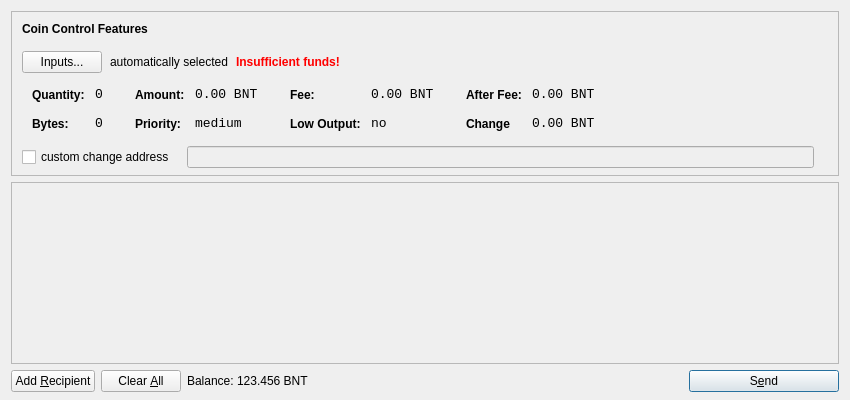
<?xml version="1.0" encoding="UTF-8"?>
<ui version="4.0">
 <class>SendCoinsDialog</class>
 <widget class="QDialog" name="SendCoinsDialog">
  <property name="geometry">
   <rect>
    <x>0</x>
    <y>0</y>
    <width>850</width>
    <height>400</height>
   </rect>
  </property>
  <property name="windowTitle">
   <string>Send Coins</string>
  </property>
  <layout class="QVBoxLayout" name="verticalLayout" stretch="0,1,0">
   <property name="bottomMargin">
    <number>8</number>
   </property>
   <item>
    <widget class="QFrame" name="frameCoinControl">
     <property name="sizePolicy">
      <sizepolicy hsizetype="Expanding" vsizetype="Expanding">
       <horstretch>0</horstretch>
       <verstretch>0</verstretch>
      </sizepolicy>
     </property>
     <property name="maximumSize">
      <size>
       <width>16777215</width>
       <height>16777215</height>
      </size>
     </property>
     <property name="frameShape">
      <enum>QFrame::StyledPanel</enum>
     </property>
     <property name="frameShadow">
      <enum>QFrame::Sunken</enum>
     </property>
     <layout class="QVBoxLayout" name="verticalLayoutCoinControl2">
      <property name="spacing">
       <number>-1</number>
      </property>
      <property name="leftMargin">
       <number>0</number>
      </property>
      <property name="topMargin">
       <number>0</number>
      </property>
      <property name="rightMargin">
       <number>0</number>
      </property>
      <property name="bottomMargin">
       <number>6</number>
      </property>
      <item>
       <layout class="QVBoxLayout" name="verticalLayoutCoinControl" stretch="0,0,0,0,1">
        <property name="spacing">
         <number>0</number>
        </property>
        <property name="leftMargin">
         <number>10</number>
        </property>
        <property name="topMargin">
         <number>10</number>
        </property>
        <item>
         <layout class="QHBoxLayout" name="horizontalLayoutCoinControl1">
          <property name="bottomMargin">
           <number>15</number>
          </property>
          <item>
           <widget class="QLabel" name="labelCoinControlFeatures">
            <property name="sizePolicy">
             <sizepolicy hsizetype="Preferred" vsizetype="Maximum">
              <horstretch>0</horstretch>
              <verstretch>0</verstretch>
             </sizepolicy>
            </property>
            <property name="font">
             <font>
              <weight>75</weight>
              <bold>true</bold>
             </font>
            </property>
            <property name="styleSheet">
             <string notr="true">font-weight:bold;</string>
            </property>
            <property name="text">
             <string>Coin Control Features</string>
            </property>
           </widget>
          </item>
         </layout>
        </item>
        <item>
         <layout class="QHBoxLayout" name="horizontalLayoutCoinControl2" stretch="0,0,0,0">
          <property name="spacing">
           <number>8</number>
          </property>
          <property name="bottomMargin">
           <number>10</number>
          </property>
          <item>
           <widget class="QPushButton" name="pushButtonCoinControl">
            <property name="styleSheet">
             <string notr="true"/>
            </property>
            <property name="text">
             <string>Inputs...</string>
            </property>
           </widget>
          </item>
          <item>
           <widget class="QLabel" name="labelCoinControlAutomaticallySelected">
            <property name="text">
             <string>automatically selected</string>
            </property>
            <property name="margin">
             <number>5</number>
            </property>
           </widget>
          </item>
          <item>
           <widget class="QLabel" name="labelCoinControlInsuffFunds">
            <property name="font">
             <font>
              <weight>75</weight>
              <bold>true</bold>
             </font>
            </property>
            <property name="styleSheet">
             <string notr="true">color:red;font-weight:bold;</string>
            </property>
            <property name="text">
             <string>Insufficient funds!</string>
            </property>
            <property name="margin">
             <number>5</number>
            </property>
           </widget>
          </item>
          <item>
           <spacer name="horizontalSpacerCoinControl">
            <property name="orientation">
             <enum>Qt::Horizontal</enum>
            </property>
            <property name="sizeHint" stdset="0">
             <size>
              <width>40</width>
              <height>1</height>
             </size>
            </property>
           </spacer>
          </item>
         </layout>
        </item>
        <item>
         <widget class="QWidget" name="widgetCoinControl" native="true">
          <property name="sizePolicy">
           <sizepolicy hsizetype="Preferred" vsizetype="Preferred">
            <horstretch>0</horstretch>
            <verstretch>0</verstretch>
           </sizepolicy>
          </property>
          <property name="minimumSize">
           <size>
            <width>0</width>
            <height>0</height>
           </size>
          </property>
          <property name="styleSheet">
           <string notr="true"/>
          </property>
          <layout class="QHBoxLayout" name="horizontalLayoutCoinControl5">
           <property name="margin">
            <number>0</number>
           </property>
           <item>
            <layout class="QHBoxLayout" name="horizontalLayoutCoinControl3" stretch="0,0,0,1">
             <property name="spacing">
              <number>20</number>
             </property>
             <property name="topMargin">
              <number>0</number>
             </property>
             <property name="bottomMargin">
              <number>10</number>
             </property>
             <item>
              <layout class="QFormLayout" name="formLayoutCoinControl1">
               <property name="horizontalSpacing">
                <number>10</number>
               </property>
               <property name="verticalSpacing">
                <number>14</number>
               </property>
               <property name="leftMargin">
                <number>10</number>
               </property>
               <property name="topMargin">
                <number>4</number>
               </property>
               <property name="rightMargin">
                <number>6</number>
               </property>
               <item row="0" column="0">
                <widget class="QLabel" name="labelCoinControlQuantityText">
                 <property name="styleSheet">
                  <string notr="true">font-weight:bold;</string>
                 </property>
                 <property name="text">
                  <string>Quantity:</string>
                 </property>
                 <property name="margin">
                  <number>0</number>
                 </property>
                </widget>
               </item>
               <item row="0" column="1">
                <widget class="QLabel" name="labelCoinControlQuantity">
                 <property name="font">
                  <font>
                   <family>Monospace</family>
                   <pointsize>10</pointsize>
                  </font>
                 </property>
                 <property name="cursor">
                  <cursorShape>IBeamCursor</cursorShape>
                 </property>
                 <property name="contextMenuPolicy">
                  <enum>Qt::ActionsContextMenu</enum>
                 </property>
                 <property name="text">
                  <string>0</string>
                 </property>
                 <property name="margin">
                  <number>0</number>
                 </property>
                 <property name="textInteractionFlags">
                  <set>Qt::LinksAccessibleByMouse|Qt::TextSelectableByKeyboard|Qt::TextSelectableByMouse</set>
                 </property>
                </widget>
               </item>
               <item row="1" column="0">
                <widget class="QLabel" name="labelCoinControlBytesText">
                 <property name="styleSheet">
                  <string notr="true">font-weight:bold;</string>
                 </property>
                 <property name="text">
                  <string>Bytes:</string>
                 </property>
                </widget>
               </item>
               <item row="1" column="1">
                <widget class="QLabel" name="labelCoinControlBytes">
                 <property name="font">
                  <font>
                   <family>Monospace</family>
                   <pointsize>10</pointsize>
                  </font>
                 </property>
                 <property name="cursor">
                  <cursorShape>IBeamCursor</cursorShape>
                 </property>
                 <property name="contextMenuPolicy">
                  <enum>Qt::ActionsContextMenu</enum>
                 </property>
                 <property name="text">
                  <string>0</string>
                 </property>
                 <property name="textInteractionFlags">
                  <set>Qt::LinksAccessibleByMouse|Qt::TextSelectableByKeyboard|Qt::TextSelectableByMouse</set>
                 </property>
                </widget>
               </item>
              </layout>
             </item>
             <item>
              <layout class="QFormLayout" name="formLayoutCoinControl2">
               <property name="horizontalSpacing">
                <number>10</number>
               </property>
               <property name="verticalSpacing">
                <number>14</number>
               </property>
               <property name="leftMargin">
                <number>6</number>
               </property>
               <property name="topMargin">
                <number>4</number>
               </property>
               <property name="rightMargin">
                <number>6</number>
               </property>
               <item row="0" column="0">
                <widget class="QLabel" name="labelCoinControlAmountText">
                 <property name="styleSheet">
                  <string notr="true">font-weight:bold;</string>
                 </property>
                 <property name="text">
                  <string>Amount:</string>
                 </property>
                 <property name="margin">
                  <number>0</number>
                 </property>
                </widget>
               </item>
               <item row="0" column="1">
                <widget class="QLabel" name="labelCoinControlAmount">
                 <property name="font">
                  <font>
                   <family>Monospace</family>
                   <pointsize>10</pointsize>
                  </font>
                 </property>
                 <property name="cursor">
                  <cursorShape>IBeamCursor</cursorShape>
                 </property>
                 <property name="contextMenuPolicy">
                  <enum>Qt::ActionsContextMenu</enum>
                 </property>
                 <property name="text">
                  <string>0.00 BNT</string>
                 </property>
                 <property name="textInteractionFlags">
                  <set>Qt::LinksAccessibleByMouse|Qt::TextSelectableByKeyboard|Qt::TextSelectableByMouse</set>
                 </property>
                </widget>
               </item>
               <item row="1" column="0">
                <widget class="QLabel" name="labelCoinControlPriorityText">
                 <property name="styleSheet">
                  <string notr="true">font-weight:bold;</string>
                 </property>
                 <property name="text">
                  <string>Priority:</string>
                 </property>
                </widget>
               </item>
               <item row="1" column="1">
                <widget class="QLabel" name="labelCoinControlPriority">
                 <property name="font">
                  <font>
                   <family>Monospace</family>
                   <pointsize>10</pointsize>
                  </font>
                 </property>
                 <property name="cursor">
                  <cursorShape>IBeamCursor</cursorShape>
                 </property>
                 <property name="contextMenuPolicy">
                  <enum>Qt::ActionsContextMenu</enum>
                 </property>
                 <property name="text">
                  <string>medium</string>
                 </property>
                 <property name="textInteractionFlags">
                  <set>Qt::LinksAccessibleByMouse|Qt::TextSelectableByKeyboard|Qt::TextSelectableByMouse</set>
                 </property>
                </widget>
               </item>
              </layout>
             </item>
             <item>
              <layout class="QFormLayout" name="formLayoutCoinControl3">
               <property name="horizontalSpacing">
                <number>10</number>
               </property>
               <property name="verticalSpacing">
                <number>14</number>
               </property>
               <property name="leftMargin">
                <number>6</number>
               </property>
               <property name="topMargin">
                <number>4</number>
               </property>
               <property name="rightMargin">
                <number>6</number>
               </property>
               <item row="0" column="0">
                <widget class="QLabel" name="labelCoinControlFeeText">
                 <property name="styleSheet">
                  <string notr="true">font-weight:bold;</string>
                 </property>
                 <property name="text">
                  <string>Fee:</string>
                 </property>
                 <property name="margin">
                  <number>0</number>
                 </property>
                </widget>
               </item>
               <item row="0" column="1">
                <widget class="QLabel" name="labelCoinControlFee">
                 <property name="font">
                  <font>
                   <family>Monospace</family>
                   <pointsize>10</pointsize>
                  </font>
                 </property>
                 <property name="cursor">
                  <cursorShape>IBeamCursor</cursorShape>
                 </property>
                 <property name="contextMenuPolicy">
                  <enum>Qt::ActionsContextMenu</enum>
                 </property>
                 <property name="text">
                  <string>0.00 BNT</string>
                 </property>
                 <property name="textInteractionFlags">
                  <set>Qt::LinksAccessibleByMouse|Qt::TextSelectableByKeyboard|Qt::TextSelectableByMouse</set>
                 </property>
                </widget>
               </item>
               <item row="1" column="0">
                <widget class="QLabel" name="labelCoinControlLowOutputText">
                 <property name="styleSheet">
                  <string notr="true">font-weight:bold;</string>
                 </property>
                 <property name="text">
                  <string>Low Output:</string>
                 </property>
                </widget>
               </item>
               <item row="1" column="1">
                <widget class="QLabel" name="labelCoinControlLowOutput">
                 <property name="font">
                  <font>
                   <family>Monospace</family>
                   <pointsize>10</pointsize>
                  </font>
                 </property>
                 <property name="cursor">
                  <cursorShape>IBeamCursor</cursorShape>
                 </property>
                 <property name="contextMenuPolicy">
                  <enum>Qt::ActionsContextMenu</enum>
                 </property>
                 <property name="text">
                  <string>no</string>
                 </property>
                 <property name="textInteractionFlags">
                  <set>Qt::LinksAccessibleByMouse|Qt::TextSelectableByKeyboard|Qt::TextSelectableByMouse</set>
                 </property>
                </widget>
               </item>
              </layout>
             </item>
             <item>
              <layout class="QFormLayout" name="formLayoutCoinControl4">
               <property name="horizontalSpacing">
                <number>10</number>
               </property>
               <property name="verticalSpacing">
                <number>14</number>
               </property>
               <property name="leftMargin">
                <number>6</number>
               </property>
               <property name="topMargin">
                <number>4</number>
               </property>
               <property name="rightMargin">
                <number>6</number>
               </property>
               <item row="0" column="0">
                <widget class="QLabel" name="labelCoinControlAfterFeeText">
                 <property name="styleSheet">
                  <string notr="true">font-weight:bold;</string>
                 </property>
                 <property name="text">
                  <string>After Fee:</string>
                 </property>
                 <property name="margin">
                  <number>0</number>
                 </property>
                </widget>
               </item>
               <item row="0" column="1">
                <widget class="QLabel" name="labelCoinControlAfterFee">
                 <property name="font">
                  <font>
                   <family>Monospace</family>
                   <pointsize>10</pointsize>
                  </font>
                 </property>
                 <property name="cursor">
                  <cursorShape>IBeamCursor</cursorShape>
                 </property>
                 <property name="contextMenuPolicy">
                  <enum>Qt::ActionsContextMenu</enum>
                 </property>
                 <property name="text">
                  <string>0.00 BNT</string>
                 </property>
                 <property name="textInteractionFlags">
                  <set>Qt::LinksAccessibleByMouse|Qt::TextSelectableByKeyboard|Qt::TextSelectableByMouse</set>
                 </property>
                </widget>
               </item>
               <item row="1" column="0">
                <widget class="QLabel" name="labelCoinControlChangeText">
                 <property name="styleSheet">
                  <string notr="true">font-weight:bold;</string>
                 </property>
                 <property name="text">
                  <string>Change</string>
                 </property>
                </widget>
               </item>
               <item row="1" column="1">
                <widget class="QLabel" name="labelCoinControlChange">
                 <property name="font">
                  <font>
                   <family>Monospace</family>
                   <pointsize>10</pointsize>
                  </font>
                 </property>
                 <property name="cursor">
                  <cursorShape>IBeamCursor</cursorShape>
                 </property>
                 <property name="contextMenuPolicy">
                  <enum>Qt::ActionsContextMenu</enum>
                 </property>
                 <property name="text">
                  <string>0.00 BNT</string>
                 </property>
                 <property name="textInteractionFlags">
                  <set>Qt::LinksAccessibleByMouse|Qt::TextSelectableByKeyboard|Qt::TextSelectableByMouse</set>
                 </property>
                </widget>
               </item>
              </layout>
             </item>
            </layout>
           </item>
          </layout>
         </widget>
        </item>
        <item>
         <layout class="QHBoxLayout" name="horizontalLayoutCoinControl4" stretch="0,0,0">
          <property name="spacing">
           <number>12</number>
          </property>
          <property name="sizeConstraint">
           <enum>QLayout::SetDefaultConstraint</enum>
          </property>
          <property name="topMargin">
           <number>5</number>
          </property>
          <property name="rightMargin">
           <number>5</number>
          </property>
          <item>
           <widget class="QCheckBox" name="checkBoxCoinControlChange">
            <property name="text">
             <string>custom change address</string>
            </property>
           </widget>
          </item>
          <item>
           <widget class="QLineEdit" name="lineEditCoinControlChange">
            <property name="enabled">
             <bool>false</bool>
            </property>
            <property name="sizePolicy">
             <sizepolicy hsizetype="Expanding" vsizetype="Fixed">
              <horstretch>0</horstretch>
              <verstretch>0</verstretch>
             </sizepolicy>
            </property>
           </widget>
          </item>
          <item>
           <widget class="QLabel" name="labelCoinControlChangeLabel">
            <property name="sizePolicy">
             <sizepolicy hsizetype="Preferred" vsizetype="Expanding">
              <horstretch>0</horstretch>
              <verstretch>0</verstretch>
             </sizepolicy>
            </property>
            <property name="minimumSize">
             <size>
              <width>0</width>
              <height>0</height>
             </size>
            </property>
            <property name="text">
             <string/>
            </property>
            <property name="margin">
             <number>3</number>
            </property>
           </widget>
          </item>
         </layout>
        </item>
        <item>
         <spacer name="verticalSpacerCoinControl">
          <property name="orientation">
           <enum>Qt::Vertical</enum>
          </property>
          <property name="sizeHint" stdset="0">
           <size>
            <width>800</width>
            <height>1</height>
           </size>
          </property>
         </spacer>
        </item>
       </layout>
      </item>
     </layout>
    </widget>
   </item>
   <item>
    <widget class="QScrollArea" name="scrollArea">
     <property name="widgetResizable">
      <bool>true</bool>
     </property>
     <widget class="QWidget" name="scrollAreaWidgetContents">
      <property name="geometry">
       <rect>
        <x>0</x>
        <y>0</y>
        <width>830</width>
        <height>165</height>
       </rect>
      </property>
      <layout class="QVBoxLayout" name="verticalLayout_2">
       <property name="margin">
        <number>0</number>
       </property>
       <item>
        <layout class="QVBoxLayout" name="entries">
         <property name="spacing">
          <number>6</number>
         </property>
        </layout>
       </item>
       <item>
        <spacer name="verticalSpacer">
         <property name="orientation">
          <enum>Qt::Vertical</enum>
         </property>
         <property name="sizeHint" stdset="0">
          <size>
           <width>20</width>
           <height>40</height>
          </size>
         </property>
        </spacer>
       </item>
      </layout>
     </widget>
    </widget>
   </item>
   <item>
    <layout class="QHBoxLayout" name="horizontalLayout">
     <item>
      <widget class="QPushButton" name="addButton">
       <property name="toolTip">
        <string>Send to multiple recipients at once</string>
       </property>
       <property name="text">
        <string>Add &amp;Recipient</string>
       </property>
       <property name="icon">
        <iconset resource="../bitcoin.qrc">
         <normaloff>:/icons/add</normaloff>:/icons/add</iconset>
       </property>
       <property name="autoDefault">
        <bool>false</bool>
       </property>
      </widget>
     </item>
     <item>
      <widget class="QPushButton" name="clearButton">
       <property name="sizePolicy">
        <sizepolicy hsizetype="Minimum" vsizetype="Fixed">
         <horstretch>0</horstretch>
         <verstretch>0</verstretch>
        </sizepolicy>
       </property>
       <property name="toolTip">
        <string>Remove all transaction fields</string>
       </property>
       <property name="text">
        <string>Clear &amp;All</string>
       </property>
       <property name="icon">
        <iconset resource="../bitcoin.qrc">
         <normaloff>:/icons/remove</normaloff>:/icons/remove</iconset>
       </property>
       <property name="autoRepeatDelay">
        <number>300</number>
       </property>
       <property name="autoDefault">
        <bool>false</bool>
       </property>
      </widget>
     </item>
     <item>
      <layout class="QHBoxLayout" name="horizontalLayout_2">
       <property name="spacing">
        <number>3</number>
       </property>
       <item>
        <widget class="QLabel" name="label">
         <property name="sizePolicy">
          <sizepolicy hsizetype="Preferred" vsizetype="Fixed">
           <horstretch>0</horstretch>
           <verstretch>0</verstretch>
          </sizepolicy>
         </property>
         <property name="text">
          <string>Balance:</string>
         </property>
        </widget>
       </item>
       <item>
        <widget class="QLabel" name="labelBalance">
         <property name="sizePolicy">
          <sizepolicy hsizetype="Preferred" vsizetype="Fixed">
           <horstretch>0</horstretch>
           <verstretch>0</verstretch>
          </sizepolicy>
         </property>
         <property name="cursor">
          <cursorShape>IBeamCursor</cursorShape>
         </property>
         <property name="text">
          <string>123.456 BNT</string>
         </property>
         <property name="textInteractionFlags">
          <set>Qt::LinksAccessibleByMouse|Qt::TextSelectableByKeyboard|Qt::TextSelectableByMouse</set>
         </property>
        </widget>
       </item>
      </layout>
     </item>
     <item>
      <spacer name="horizontalSpacer">
       <property name="orientation">
        <enum>Qt::Horizontal</enum>
       </property>
       <property name="sizeHint" stdset="0">
        <size>
         <width>40</width>
         <height>20</height>
        </size>
       </property>
      </spacer>
     </item>
     <item>
      <widget class="QPushButton" name="sendButton">
       <property name="minimumSize">
        <size>
         <width>150</width>
         <height>0</height>
        </size>
       </property>
       <property name="toolTip">
        <string>Confirm the send action</string>
       </property>
       <property name="text">
        <string>S&amp;end</string>
       </property>
       <property name="icon">
        <iconset resource="../bitcoin.qrc">
         <normaloff>:/icons/send</normaloff>:/icons/send</iconset>
       </property>
       <property name="default">
        <bool>true</bool>
       </property>
      </widget>
     </item>
    </layout>
   </item>
  </layout>
 </widget>
 <resources>
  <include location="../bitcoin.qrc"/>
 </resources>
 <connections/>
</ui>
